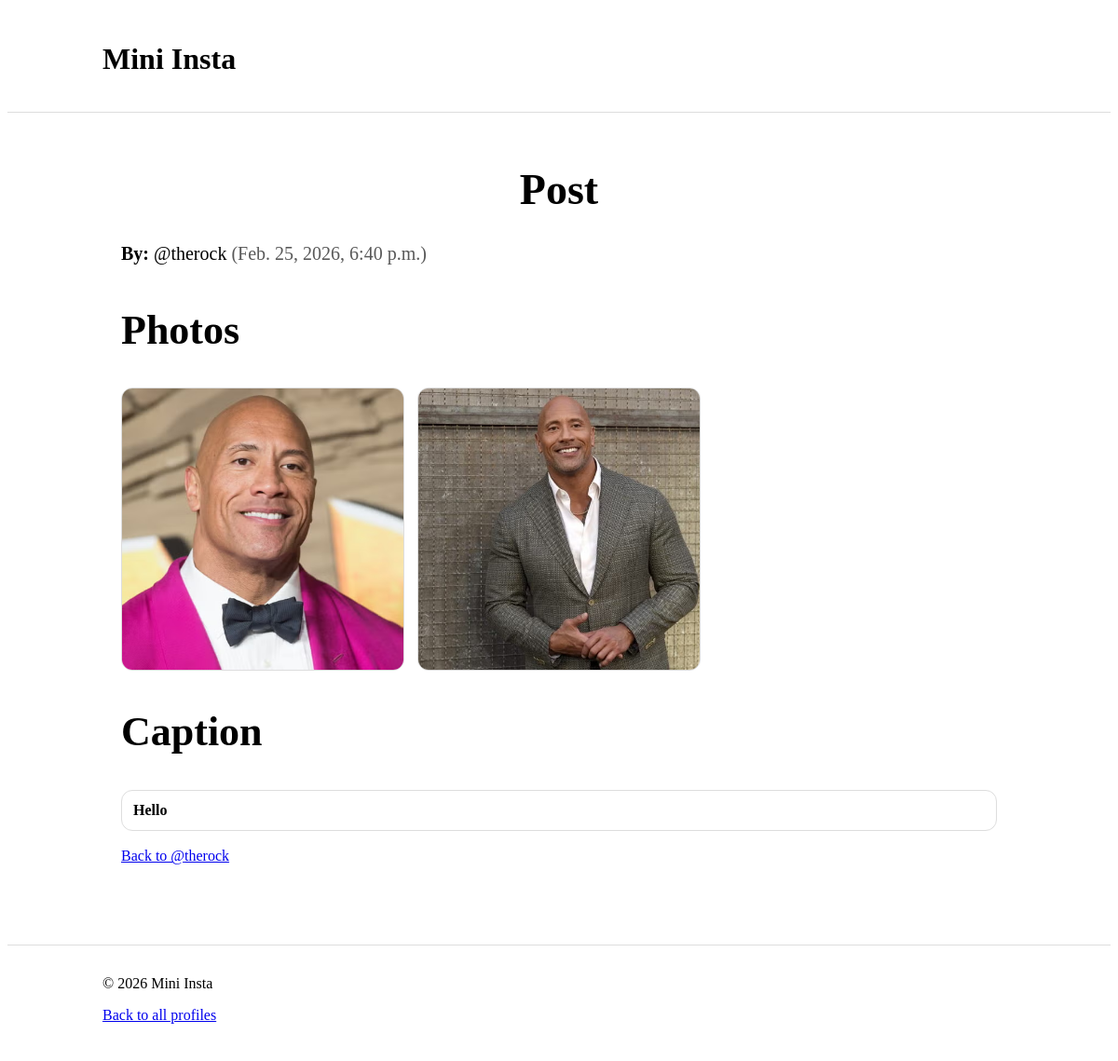
The app's page /mini_insta/post/12/ with its own data.
### mini_insta/models.py (models this page shows, shortened)
class Post(models.Model):
    profile = models.ForeignKey(Profile, on_delete=models.CASCADE)
    caption = models.TextField(blank=True)
    timestamp = models.DateTimeField(auto_now=True)
    def get_all_photos(self):
        photos = Photo.objects.filter(post=self)
        return photos

class Profile(models.Model):
    username = models.CharField(blank=False)
    display_name = models.CharField(blank=False)
    profile_image_url = models.URLField(blank=True)
    bio_text = models.TextField(blank=True)
    join_date = models.DateField(auto_now=True)

class Photo(models.Model):
    post = models.ForeignKey(Post, on_delete=models.CASCADE)
    image_url = models.URLField(blank=True)
    timestamp = models.DateTimeField(auto_now=True)
    image_file = models.ImageField(blank=True)

### mini_insta/views.py (the view)
# urls.py: path("post/<int:pk>/", PostDetailView.as_view(), name="show_post"),
class PostDetailView(DetailView):
    model = Post
    template_name = "mini_insta/show_post.html"
    context_object_name = "post"

### mini_insta/templates/mini_insta/show_post.html (shortened to what this page needs)
{% extends "mini_insta/base.html" %}
{% block content %}
  <div class="profile-page">
    <h1 class="name">Post</h1>
    <div class="bio">
      <strong>By:</strong> @{{ post.profile.username }}
      <span class="muted">({{ post.timestamp }})</span>
    </div>
    <h2 class="section-title">Photos</h2>
    <div class="posts-area">
      {% with photos=post.get_all_photos %}
        {% if photos %}
          <div class="posts-grid">
            {% for photo in photos %}
              <div class="post-card">
                {% if photo.image_url %}
                  <img class="post-img" src="{{ photo.image_url }}" alt="Post photo">
                {% elif photo.image_file %}
                  <img class="post-img" src="{{ photo.image_file.url }}" alt="Post photo">
                {% endif %}
              </div>
            {% endfor %}
          </div>
        {% else %}
          <div class="post-card">
            <img class="post-img" src="https://via.placeholder.com/600x600?text=No+Image" alt="No image">
          </div>
        {% endif %}
      {% endwith %}
    </div>
    <h2 class="section-title">Caption</h2>
    <div class="posts-area">
      {% if post.caption %}
        <div class="post-card">
          <div class="post-caption">{{ post.caption }}</div>
        </div>
      {% else %}
        <span class="muted">No caption.</span>
      {% endif %}
    </div>
    <div class="posts-area">
      <p>
        <a href="{% url 'mini_insta:show_profile' post.profile.pk %}">Back to @{{ post.profile.username }}</a>
      </p>
    </div>
  </div>
{% endblock %}

### static/mini_insta/style.css (style rules this page uses)
.profile-page { max-width: 1100px; margin: 0 auto; padding: 30px 20px; }
.bio { margin-top: 22px; font-size: 20px; line-height: 1.7; }
.muted { opacity: 0.65; }
.name { margin: 10px 0 25px; font-size: 46px; font-weight: 800; text-align: center; }
.section-title { margin-top: 40px; font-size: 44px; font-weight: 900; }
.posts-area { margin-top: 18px; }
.posts-grid { display: grid; grid-template-columns: repeat(3, minmax(0, 1fr)); gap: 14px; margin-top: 18px; }
.post-card { border: 1px solid #ddd; border-radius: 12px; overflow: hidden; background: #fff; }
.post-img { width: 100%; aspect-ratio: 1 / 1; object-fit: cover; display: block; }
.post-caption { padding: 10px 12px; font-weight: 600; line-height: 1.4; font-size: 16px; }

### records on screen
Post: profile.username "therock", timestamp "Feb. 25, 2026, 6:40 p.m.", caption "Hello"
Photo: image_file (picture)
Photo: image_file (picture)
